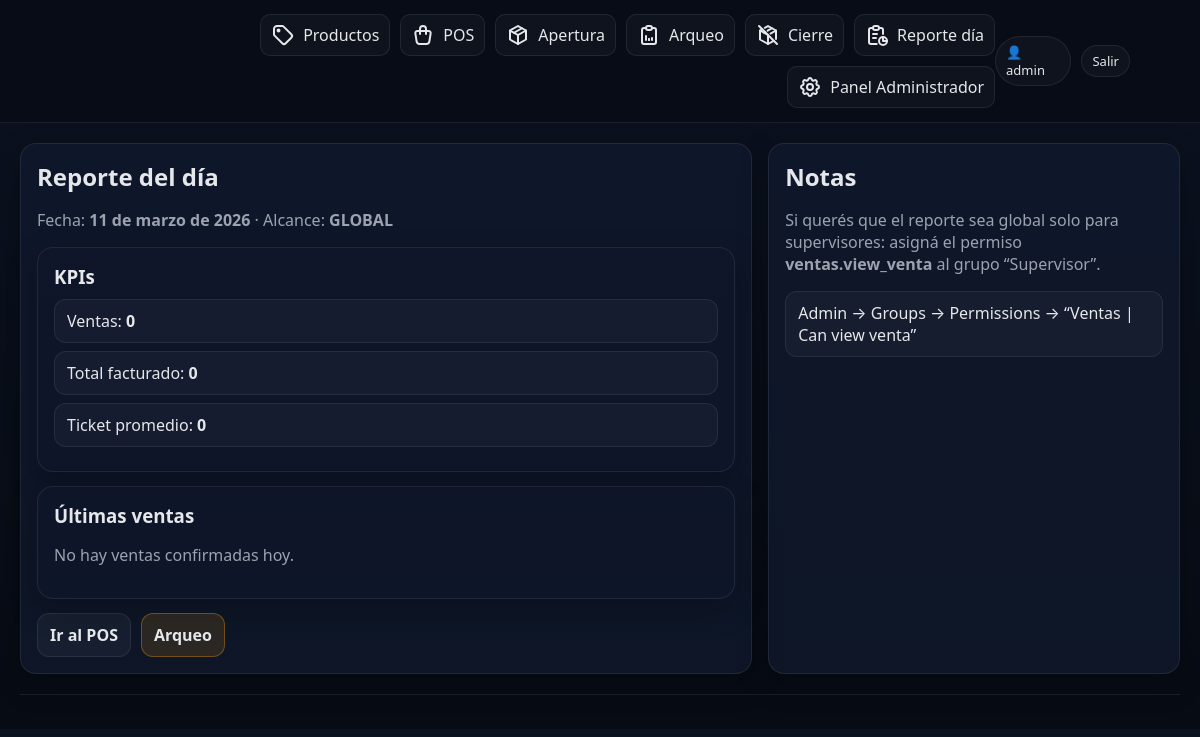
Before: /reportes/dia/ (signed in) with the older database file.
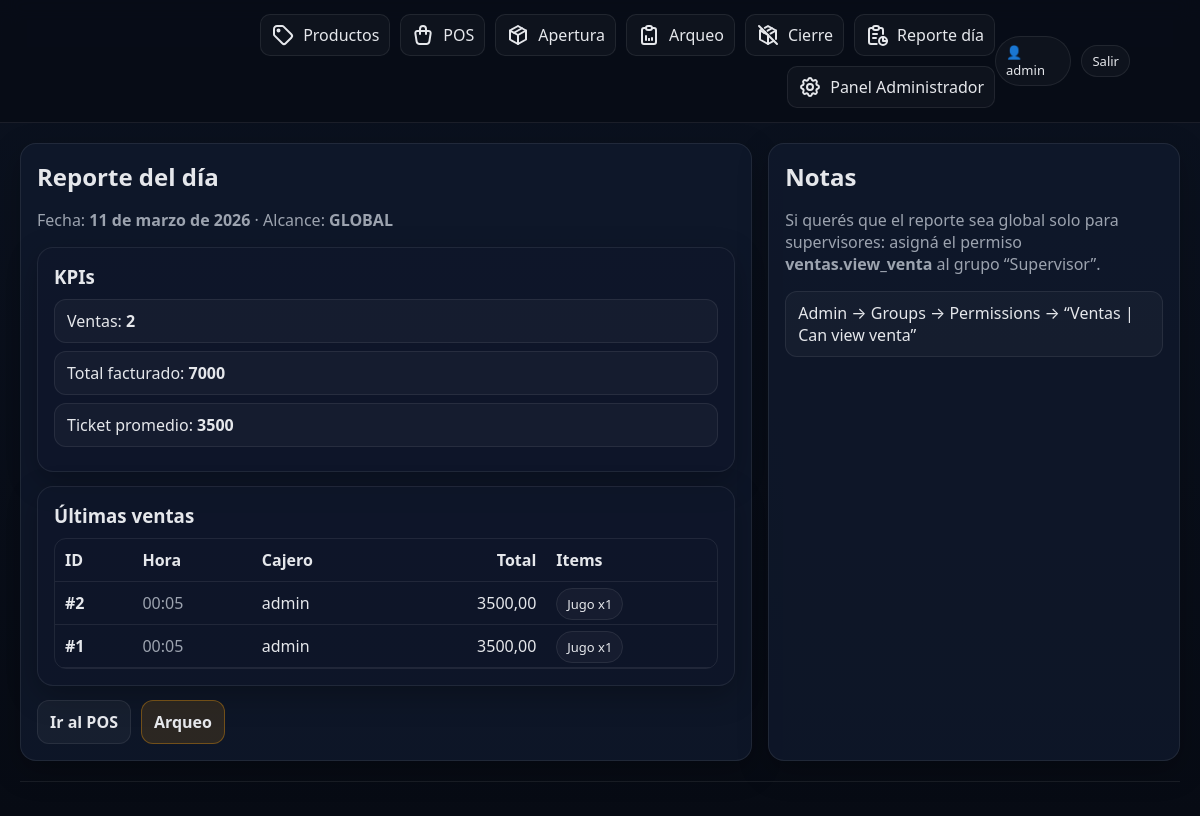
After: the same page with the newer database file.
### apps/ventas/models.py (models this page shows, shortened)
class Venta(models.Model):
    class Estado(models.TextChoices):
        CONFIRMADA = "CONFIRMADA", "Confirmada"
        ANULADA = "ANULADA", "Anulada"
    caja_sesion = models.ForeignKey(CajaSesion, on_delete=models.PROTECT, related_name="ventas")
    usuario = models.ForeignKey(settings.AUTH_USER_MODEL, on_delete=models.PROTECT, related_name="ventas")
    fecha = models.DateTimeField(auto_now_add=True)
    total = models.DecimalField(max_digits=12, decimal_places=2, default=0)
    estado = models.CharField(max_length=12, choices=Estado.choices, default=Estado.CONFIRMADA)
    class Meta:
        ordering = ["-fecha"]
        verbose_name = "Venta"
        verbose_name_plural = "Ventas"

class VentaDetalle(models.Model):
    venta = models.ForeignKey("ventas.Venta", on_delete=models.CASCADE, related_name="detalles")
    producto = models.ForeignKey("productos.Producto", on_delete=models.PROTECT)  # ✅
    cantidad = models.IntegerField()
    precio_unitario = models.DecimalField(max_digits=12, decimal_places=2)
    subtotal = models.DecimalField(max_digits=12, decimal_places=2)
    class Meta:
        verbose_name = "Detalle de Venta"
        verbose_name_plural = "Detalles de Venta"

### apps/productos/models.py (models this page shows, shortened)
class Producto(models.Model):
    categoria = models.ForeignKey(Categoria, on_delete=models.PROTECT, related_name="productos")
    nombre = models.CharField(max_length=180)
    precio = models.DecimalField(max_digits=12, decimal_places=2)
    activo = models.BooleanField(default=True)
    codigo = models.CharField(max_length=50, blank=True, null=True, unique=True)
    creado_en = models.DateTimeField(auto_now_add=True)
    actualizado_en = models.DateTimeField(auto_now=True)
    class Meta:
        ordering = ["nombre"]
        constraints = [
            models.UniqueConstraint(
                fields=["categoria", "nombre"],
                name="uq_productos_producto_categoria_nombre",
            ),
        ]
        verbose_name = "Producto"
        verbose_name_plural = "Productos"

### apps/reportes/views.py (the view)
# urls.py: path("dia/", views.reporte_dia, name="reporte_dia"),
@login_required
def reporte_dia(request):
    fecha = timezone.localdate()
    puede_ver_global = request.user.has_perm("ventas.view_venta")
    usuario_filtro = None if puede_ver_global else request.user
    kpis = resumen_ventas_del_dia(fecha=fecha, usuario=usuario_filtro)
    ventas = (
        ventas_del_dia_qs(fecha=fecha, usuario=usuario_filtro)
        .order_by("-fecha")[:50]
        .prefetch_related("detalles", "detalles__producto")
    )
    ctx = {
        "kpis": kpis,
        "ventas": ventas,
        "puede_ver_global": puede_ver_global,
    }
    return render(request, "reportes/dia.html", ctx)

### apps/reportes/selectors.py (called while the page is built)
def ventas_del_dia_qs(*, fecha=None, usuario=None):
    if fecha is None:
        fecha = timezone.localdate()
    qs = Venta.objects.filter(
        estado=Venta.Estado.CONFIRMADA,
        fecha__date=fecha,
    ).select_related("usuario", "caja_sesion")
    if usuario is not None:
        qs = qs.filter(usuario=usuario)
    return qs

def resumen_ventas_del_dia(*, fecha=None, usuario=None) -> dict:
    qs = ventas_del_dia_qs(fecha=fecha, usuario=usuario)
    agg = qs.aggregate(
        total_facturado=Sum("total"),
        cantidad_ventas=Count("id"),
    )
    total = agg["total_facturado"] or Decimal("0")
    cantidad = agg["cantidad_ventas"] or 0
    ticket_promedio = (total / cantidad) if cantidad > 0 else Decimal("0")
    return {
        "fecha": fecha or timezone.localdate(),
        "cantidad_ventas": cantidad,
        "total_facturado": total,
        "ticket_promedio": ticket_promedio,
    }

### templates/reportes/dia.html (shortened to what this page needs)
{% extends "base.html" %}
{% block content %}
  <div class="grid">
    <section class="card">
      <h1>Reporte del día</h1>
      <p class="muted">
        Fecha: <b>{{ kpis.fecha }}</b> ·
        Alcance: <b>{% if puede_ver_global %}GLOBAL{% else %}MIS VENTAS{% endif %}</b>
      </p>
      <div class="card" style="margin-top:14px;background:rgba(15,23,42,.55)">
        <h3>KPIs</h3>
        <div class="msg">Ventas: <b>{{ kpis.cantidad_ventas }}</b></div>
        <div class="msg">Total facturado: <b>{{ kpis.total_facturado }}</b></div>
        <div class="msg">Ticket promedio: <b>{{ kpis.ticket_promedio }}</b></div>
      </div>
      <div class="card" style="margin-top:14px;background:rgba(15,23,42,.55)">
        <h3>Últimas ventas</h3>
        {% if ventas %}
          <div style="overflow:auto;border:1px solid var(--border);border-radius:12px">
            <table style="width:100%;border-collapse:collapse">
              <thead>
                <tr>
                  <th style="text-align:left;padding:10px;border-bottom:1px solid var(--border)">ID</th>
                  <th style="text-align:left;padding:10px;border-bottom:1px solid var(--border)">Hora</th>
                  <th style="text-align:left;padding:10px;border-bottom:1px solid var(--border)">Cajero</th>
                  <th style="text-align:right;padding:10px;border-bottom:1px solid var(--border)">Total</th>
                  <th style="text-align:left;padding:10px;border-bottom:1px solid var(--border)">Items</th>
                </tr>
              </thead>
              <tbody>
                {% for v in ventas %}
                  <tr>
                    <td style="padding:10px;border-bottom:1px solid var(--border)"><b>#{{ v.id }}</b></td>
                    <td style="padding:10px;border-bottom:1px solid var(--border)" class="muted">{{ v.fecha|date:"H:i" }}</td>
                    <td style="padding:10px;border-bottom:1px solid var(--border)">{{ v.usuario.username }}</td>
                    <td style="padding:10px;border-bottom:1px solid var(--border);text-align:right">{{ v.total }}</td>
                    <td style="padding:10px;border-bottom:1px solid var(--border)">
                      {% for d in v.detalles.all %}
                        <span class="pill">{{ d.producto.nombre }} x{{ d.cantidad }}</span>
                      {% endfor %}
                    </td>
                  </tr>
                {% endfor %}
              </tbody>
            </table>
          </div>
        {% else %}
          <p class="muted">No hay ventas confirmadas hoy.</p>
        {% endif %}
      </div>
      <div class="row" style="margin-top:14px">
        <a class="btn" href="{% url 'ventas:pos' %}">Ir al POS</a>
        <a class="btn warn" href="{% url 'caja:arqueo' %}">Arqueo</a>
      </div>
    </section>
    <aside class="card">
      <h2>Notas</h2>
      <p class="muted">
        Si querés que el reporte sea global solo para supervisores:
        asigná el permiso <b>ventas.view_venta</b> al grupo “Supervisor”.
      </p>
      <div class="msg">Admin → Groups → Permissions → “Ventas | Can view venta”</div>
    </aside>
  </div>
{% endblock %}

Changed rows visible on the page:
added Venta: id "2", fecha "00:05", usuario.username "admin", total "3500,00"
added VentaDetalle: producto.nombre "Jugo", cantidad "1", shown under "2"
added Venta: id "1", fecha "00:05", usuario.username "admin", total "3500,00"
added VentaDetalle: producto.nombre "Jugo", cantidad "1"
Other visible differences:
{{ kpis.cantidad_ventas }}: "0" → "2"
{{ kpis.total_facturado }}: "0" → "7000"
{{ kpis.ticket_promedio }}: "0" → "3500"
text no longer shown: "No hay ventas confirmadas hoy."
text now shown: "ID Hora Cajero Total Items"
